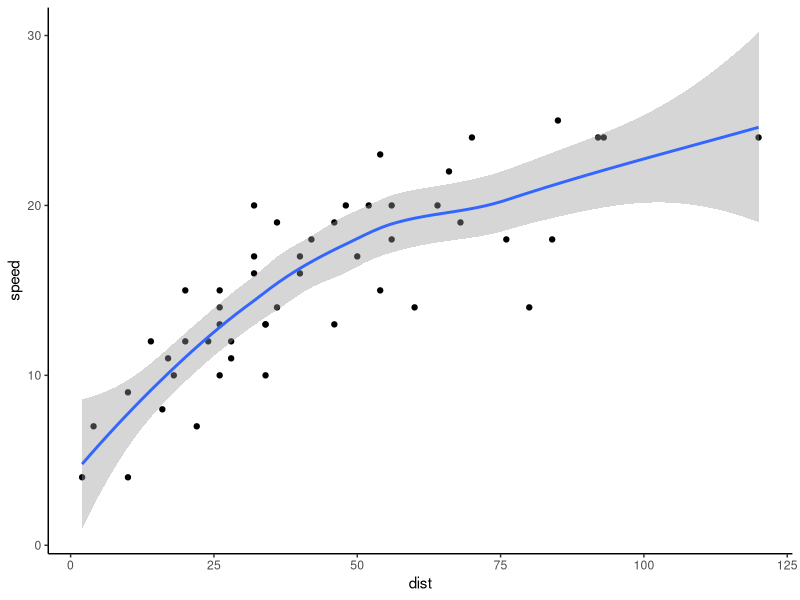
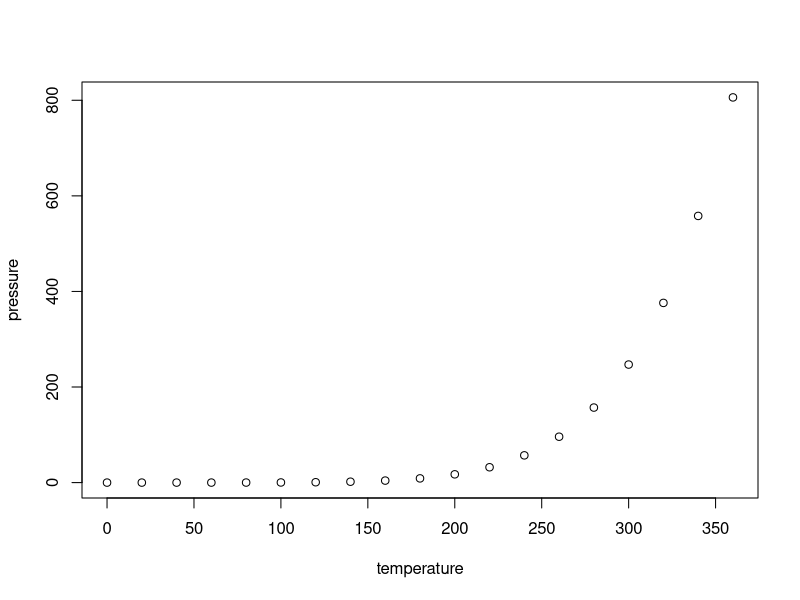

The R source for these figures, in order:
## ---- chunk 1
knitr::opts_chunk$set(echo = TRUE)
library(ggplot2)
ggplot(data=cars, aes(x=dist, y=speed))+geom_point()+geom_smooth(method="loess")+theme_classic()



## ---- chunk 2
summary(cars)
## ---- chunk 3
plot(pressure)
